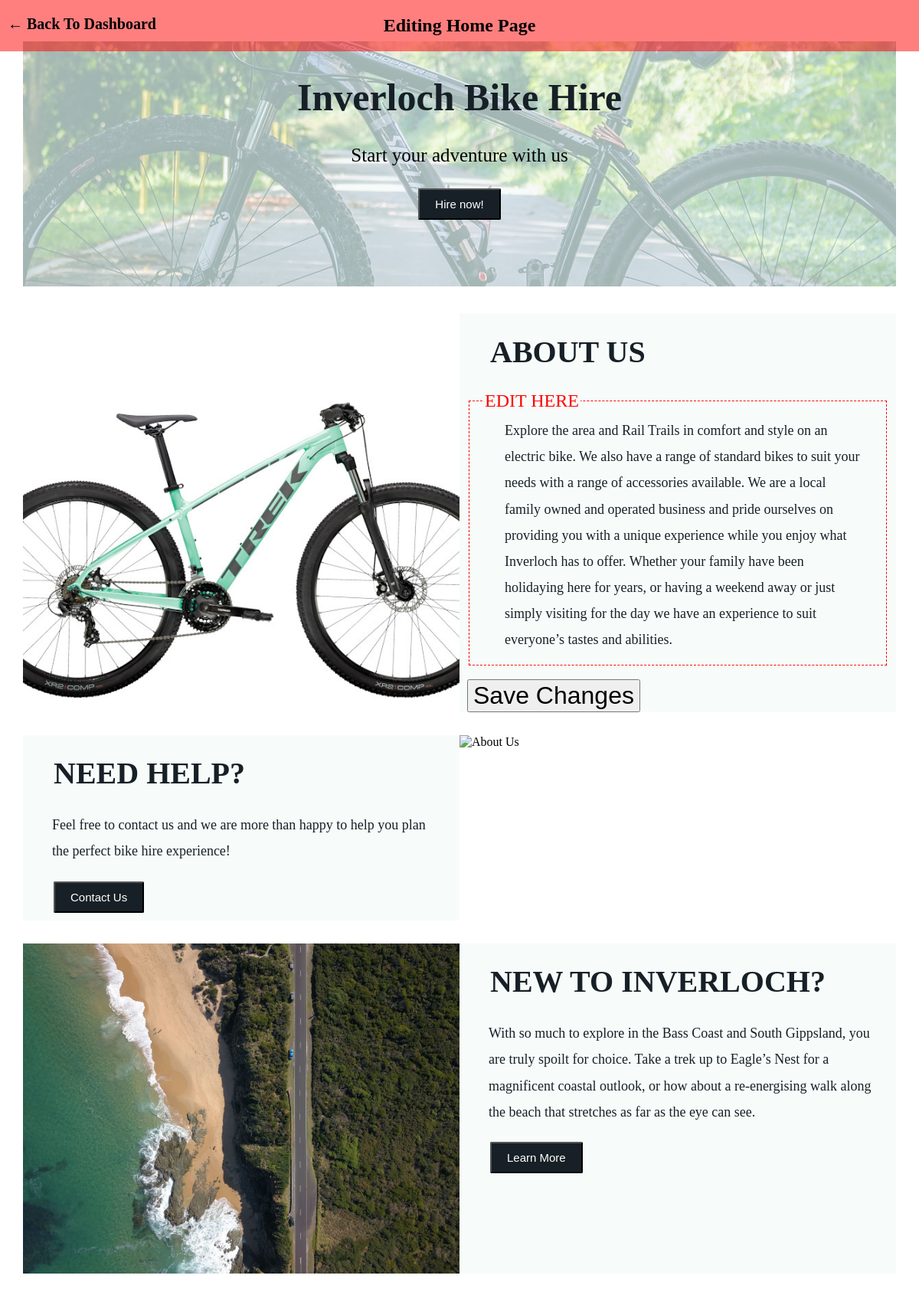
The page /Prototype/editindex.php on the database its author committed.
### tables this page shows
CREATE TABLE `content_editing_table` (
  `edit_id` int(11) NOT NULL,
  `edit_name` varchar(255) NOT NULL,
  `edit_content` longtext NOT NULL,
  `edit_is_text` tinyint(1) NOT NULL,
  `edit_is_image` tinyint(1) NOT NULL
);

### Prototype/editindex.php (the view, shortened to what this page needs)
<?php
$conn = new mysqli("localhost", "root", "", "bike_hiring_system");
?>
<!DOCTYPE html>
<html lang="en" xmlns="http://www.w3.org/1999/xhtml">
<head>
    <link rel="stylesheet" href="./style/style.css">
</head>
<body>
    <div id="topnavbar">
        <a href="editpages.php" style="color:black;font-size: 20px;padding: 10px;float:left;position: fixed;margin-top: 10px;font-weight: bold;">&larr; Back To Dashboard</a>
        <center>
            <h2>Editing Home Page</h2>
        </center>
    </div>
    <br><br><br>
    <div id = "main">
        <div class="Homebanner">
            <div id="homebannertext">
                <h1 id="bannerH1"> Inverloch Bike Hire</h1>
                <p id="bannerP"> Start your adventure with us</p>
                <button class="button">Hire now!</button>
            </div>
        </div>
        <div class='HomeMainCont'>
            <?php
                $locationQuery = $conn->query("SELECT * FROM content_editing_table WHERE edit_name = 'home_about_us_image'");
                    while ($row = $locationQuery->fetch_assoc()) {
                        $edit_content = $row["edit_content"];
                        echo '<div class="HomeImg"><img class="filled-img" id="home_image_id" style= "height: 100%; width: 100%;" src="' . $edit_content . '" alt="About Us"/></div>';
                    }
                    ?>
            <div class='HomeTxt'><h1 id="HomeHeader"> ABOUT US</h1>
                <?php
                $locationQuery = $conn->query("SELECT * FROM content_editing_table WHERE edit_name = 'home_about_us_text'");
                    while ($row = $locationQuery->fetch_assoc()) {
                        $edit_content = $row["edit_content"];
                        echo '<fieldset>';
                        echo '<legend>EDIT HERE</legend>';
                        echo '<div style="outline:none;" class="HomeDesc"><span id="text_span" style="outline:none;" contenteditable="true">' . $edit_content . '</span></div>';
                        echo '</fieldset>';
                    }
                    ?>
                    <br>
                <button style="font-size: 32px;" onclick="updateForm()">Save Changes</button>
            </div>
        </div>
        <div class='HomeMainCont'>
            <div class='HomeTxt'><h1 id="HomeHeader">NEED HELP?</h1>
                <div class='HomeDesc'><p>Feel free to contact us and we are more than happy to help you plan the perfect bike hire experience!</p>
                <a href = "contactus.php"><button class="button">Contact Us</button></a>
                </div>
            </div>
            <div class='HomeImg'><img class="filled-img" style= "height: 100%; width: 100%;" src="./img/photos/needhelp.jpg" alt="About Us"/></div>
        </div>
        <div class='HomeMainCont'>
            <div class='HomeImg'><img class="filled-img" style= "height: 100%; width: 100%;" src="./img/photos/new-to-inverloch.jpg" alt="About Us"/></div>
            <div class='HomeTxt'><h1 id="HomeHeader">NEW TO INVERLOCH?</h1>
                <div class='HomeDesc'><p>With so much to explore in the Bass Coast and South Gippsland, you are truly spoilt for choice. Take a trek up to Eagle’s Nest for a magnificent coastal outlook, or how about a re-energising walk along the beach that stretches as far as the eye can see.</p>
                <a href = "About.php"><button class="button">Learn More</button></a>
                </div>
            </div>
        </div>
    </div>
    <br><br><br><br>
</body>
</html>

### Prototype/style/style.css (style rules this page uses)
.button { background-color: #172026; color: white; text-align: center; margin: 4px 2px; padding-left: 20px; padding-right: 20px; padding-top: 10px; padding-bottom: 10px; border-radius: 2px; font-size: 15px; margin-bottom: 10px; }
.Homebanner { margin: 0 auto; width: 95%; height:320px; background-image: url('../img/photos/1.jpg'); background-color: rgba(234, 247, 246,0.7); background-position: center; background-blend-mode: soft-light; margin-bottom: 35px; }
#homebannertext { text-align: center; padding-top: 10px; }
#bannerH1 { font-size: 50px; color: #172026; }
#bannerP { font-size: 25px; }
.HomeMainCont { height: 400px; display: grid; grid-template-columns:50% 50%; width: 95%; margin: 0 auto; overflow:visible; margin-bottom: 30px; }
.HomeImg { overflow:hidden ; }
.HomeTxt { background-color: rgba(234,247,246, 0.4); padding-right: 10px; padding-left: 10px; height: 100%; }
#HomeHeader { font-size: 40px; color: #172026; padding-left: 30px; }
.HomeDesc { padding-right: 10px; padding-left: 28px; line-height: 1.9; font-size: 18px; color: #172026; }
@media only screen and (max-width: 1440px) { .HomeMainCont { height: auto; } }
@media only screen and (max-width: 1440px) { .HomeTxt { height: auto; } }
.filled-img { object-fit: cover; }
input, button { font-size: 20px; }
button { cursor: pointer; }

### Prototype/editindex.php (style rules this page uses)
body { margin: 0; }
span { padding-right: 10px; line-height: 1.9; font-size: 18px; color: #172026; font-family: Comfortaa; }
#topnavbar { background-color: rgba(255,0,0,0.5); margin: 0, padding:0; position: fixed; width: 100%; }
#topnavbar a { float: left; display: block; color: #f2f2f2; text-align: center; padding: 14px; text-decoration: none; }
fieldset { border: 1px dashed red; color:red; font-size:24px; }

### rows shown on the page
content_editing_table: edit_content (picture)
content_editing_table: edit_content "Explore the area and Rail Trails in comfort and style on an electric bike. We also have a range of standard bikes to suit your needs with a range of accessories available. We are a local family owned and operated business and pride ourselves on providing you with a unique experience while you enjoy what Inverloch has to offer. Whether your family have been holidaying here for years, or having a weekend away or just simply visiting for the day we have an experience to suit everyone’s tastes and abilities."
